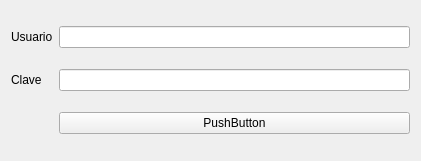
<?xml version="1.0" encoding="UTF-8"?>
<ui version="4.0">
 <class>Login</class>
 <widget class="QWidget" name="Login">
  <property name="geometry">
   <rect>
    <x>0</x>
    <y>0</y>
    <width>421</width>
    <height>161</height>
   </rect>
  </property>
  <property name="windowTitle">
   <string>Login</string>
  </property>
  <layout class="QGridLayout" name="gridLayout">
   <item row="0" column="0">
    <widget class="QLabel" name="lUsuario">
     <property name="text">
      <string>Usuario</string>
     </property>
    </widget>
   </item>
   <item row="1" column="1">
    <widget class="QLineEdit" name="leClave"/>
   </item>
   <item row="1" column="0">
    <widget class="QLabel" name="lClave">
     <property name="text">
      <string>Clave</string>
     </property>
    </widget>
   </item>
   <item row="0" column="1">
    <widget class="QLineEdit" name="leUsuario"/>
   </item>
   <item row="2" column="1">
    <widget class="QPushButton" name="loginButton">
     <property name="text">
      <string>PushButton</string>
     </property>
    </widget>
   </item>
  </layout>
 </widget>
 <resources/>
 <connections/>
</ui>
